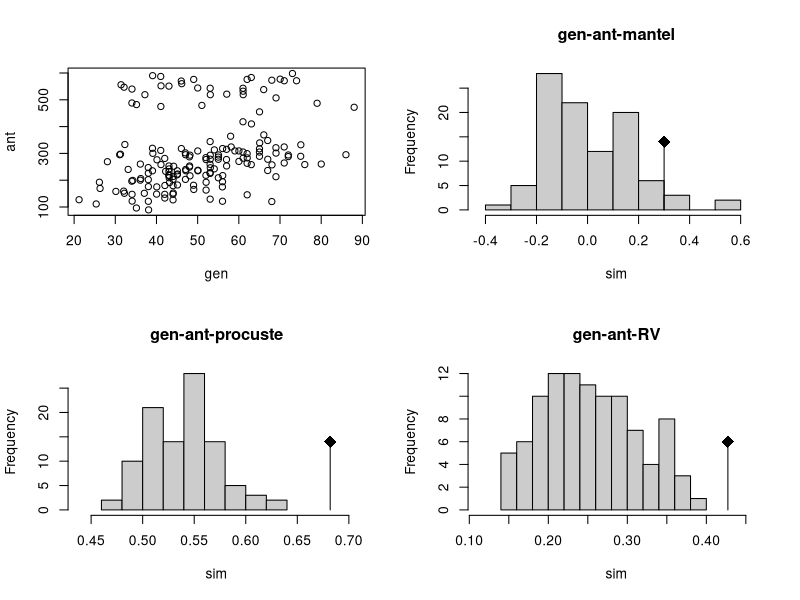

The R script that drew this image:
library(ade4)


### Name: yanomama
### Title: Distance Matrices
### Aliases: yanomama
### Keywords: datasets

### ** Examples

    data(yanomama)
    gen <- quasieuclid(as.dist(yanomama$gen)) # depends of mva
    ant <- quasieuclid(as.dist(yanomama$ant)) # depends of mva
    par(mfrow = c(2,2))
    plot(gen, ant)
    t1 <- mantel.randtest(gen, ant, 99);
    plot(t1, main = "gen-ant-mantel") ; print(t1)
    t1 <- procuste.rtest(pcoscaled(gen), pcoscaled(ant), 99)
    plot(t1, main = "gen-ant-procuste") ; print(t1)
    t1 <- RV.rtest(pcoscaled(gen), pcoscaled(ant), 99)
    plot(t1, main = "gen-ant-RV") ; print(t1)
